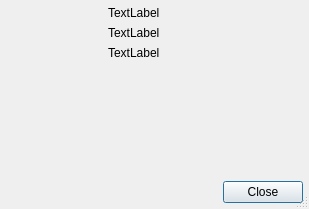
<?xml version="1.0" encoding="UTF-8"?>
<ui version="4.0">
 <class>profileDialog</class>
 <widget class="QDialog" name="profileDialog">
  <property name="geometry">
   <rect>
    <x>0</x>
    <y>0</y>
    <width>309</width>
    <height>209</height>
   </rect>
  </property>
  <property name="windowTitle">
   <string>Profile</string>
  </property>
  <property name="sizeGripEnabled">
   <bool>true</bool>
  </property>
  <layout class="QVBoxLayout" name="verticalLayout_3">
   <property name="leftMargin">
    <number>6</number>
   </property>
   <property name="topMargin">
    <number>6</number>
   </property>
   <property name="rightMargin">
    <number>6</number>
   </property>
   <property name="bottomMargin">
    <number>6</number>
   </property>
   <item>
    <widget class="QScrollArea" name="scrollArea">
     <property name="frameShape">
      <enum>QFrame::NoFrame</enum>
     </property>
     <property name="widgetResizable">
      <bool>true</bool>
     </property>
     <property name="alignment">
      <set>Qt::AlignLeading|Qt::AlignLeft|Qt::AlignTop</set>
     </property>
     <widget class="QWidget" name="scrollAreaWidgetContents">
      <property name="geometry">
       <rect>
        <x>0</x>
        <y>0</y>
        <width>297</width>
        <height>155</height>
       </rect>
      </property>
      <layout class="QVBoxLayout" name="verticalLayout_4">
       <property name="leftMargin">
        <number>0</number>
       </property>
       <property name="topMargin">
        <number>0</number>
       </property>
       <property name="rightMargin">
        <number>0</number>
       </property>
       <property name="bottomMargin">
        <number>0</number>
       </property>
       <item>
        <layout class="QHBoxLayout" name="horizontalLayout">
         <item>
          <layout class="QVBoxLayout" name="verticalLayout_2">
           <property name="sizeConstraint">
            <enum>QLayout::SetFixedSize</enum>
           </property>
           <item>
            <widget class="QLabel" name="label_avatar">
             <property name="sizePolicy">
              <sizepolicy hsizetype="Fixed" vsizetype="Fixed">
               <horstretch>0</horstretch>
               <verstretch>0</verstretch>
              </sizepolicy>
             </property>
             <property name="minimumSize">
              <size>
               <width>96</width>
               <height>96</height>
              </size>
             </property>
             <property name="maximumSize">
              <size>
               <width>96</width>
               <height>96</height>
              </size>
             </property>
             <property name="text">
              <string/>
             </property>
             <property name="pixmap">
              <pixmap>:/icons/resource/avatar.png</pixmap>
             </property>
             <property name="scaledContents">
              <bool>true</bool>
             </property>
             <property name="alignment">
              <set>Qt::AlignLeading|Qt::AlignLeft|Qt::AlignTop</set>
             </property>
            </widget>
           </item>
           <item>
            <spacer name="verticalSpacer">
             <property name="orientation">
              <enum>Qt::Vertical</enum>
             </property>
             <property name="sizeHint" stdset="0">
              <size>
               <width>0</width>
               <height>0</height>
              </size>
             </property>
            </spacer>
           </item>
          </layout>
         </item>
         <item>
          <layout class="QVBoxLayout" name="verticalLayout">
           <item>
            <widget class="QLabel" name="label_fullName">
             <property name="text">
              <string>TextLabel</string>
             </property>
            </widget>
           </item>
           <item>
            <widget class="QLabel" name="label_jid">
             <property name="text">
              <string>TextLabel</string>
             </property>
            </widget>
           </item>
           <item>
            <widget class="QLabel" name="label_status">
             <property name="text">
              <string>TextLabel</string>
             </property>
             <property name="wordWrap">
              <bool>true</bool>
             </property>
             <property name="textInteractionFlags">
              <set>Qt::LinksAccessibleByMouse|Qt::TextSelectableByKeyboard|Qt::TextSelectableByMouse</set>
             </property>
            </widget>
           </item>
           <item>
            <spacer name="verticalSpacer_2">
             <property name="orientation">
              <enum>Qt::Vertical</enum>
             </property>
             <property name="sizeHint" stdset="0">
              <size>
               <width>0</width>
               <height>0</height>
              </size>
             </property>
            </spacer>
           </item>
          </layout>
         </item>
        </layout>
       </item>
      </layout>
     </widget>
    </widget>
   </item>
   <item>
    <widget class="QDialogButtonBox" name="buttonBox">
     <property name="orientation">
      <enum>Qt::Horizontal</enum>
     </property>
     <property name="standardButtons">
      <set>QDialogButtonBox::Close</set>
     </property>
    </widget>
   </item>
  </layout>
 </widget>
 <resources/>
 <connections>
  <connection>
   <sender>buttonBox</sender>
   <signal>accepted()</signal>
   <receiver>profileDialog</receiver>
   <slot>accept()</slot>
   <hints>
    <hint type="sourcelabel">
     <x>343</x>
     <y>215</y>
    </hint>
    <hint type="destinationlabel">
     <x>301</x>
     <y>191</y>
    </hint>
   </hints>
  </connection>
  <connection>
   <sender>buttonBox</sender>
   <signal>rejected()</signal>
   <receiver>profileDialog</receiver>
   <slot>close()</slot>
   <hints>
    <hint type="sourcelabel">
     <x>237</x>
     <y>216</y>
    </hint>
    <hint type="destinationlabel">
     <x>230</x>
     <y>172</y>
    </hint>
   </hints>
  </connection>
 </connections>
</ui>
